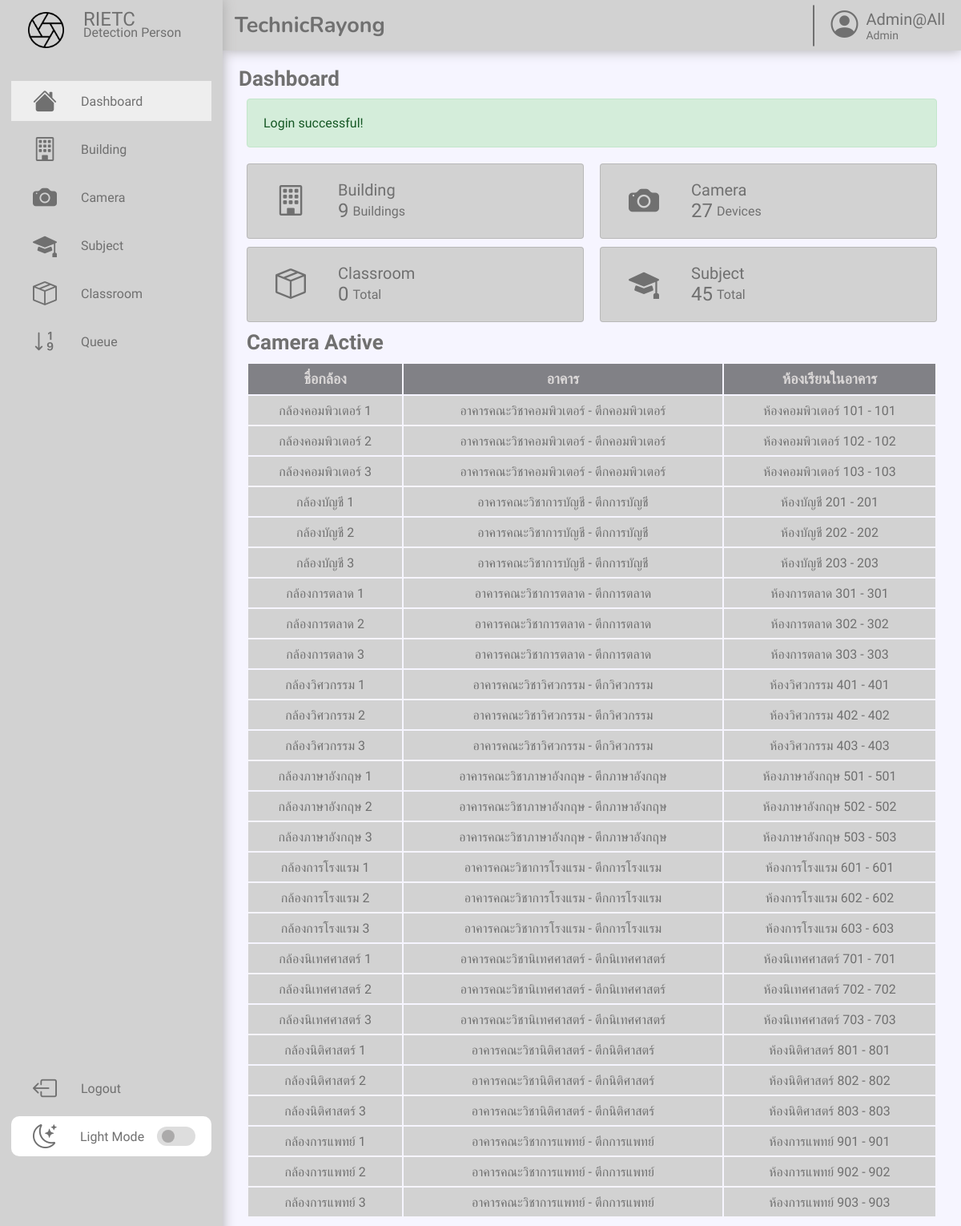
Screenshot of /dashboard.php (signed in) with the database file from the repository.
### tables this page shows
CREATE TABLE camera (
    camera_id INT NOT NULL AUTO_INCREMENT,
    camera_name TEXT,
    status INT,
    building_id INT,
    room_id INT,
    time TIMESTAMP,
    PRIMARY KEY (camera_id),
    FOREIGN KEY (building_id) REFERENCES building(building_id),
    FOREIGN KEY (room_id) REFERENCES room(room_id)
);

CREATE TABLE building (
    building_id INT NOT NULL AUTO_INCREMENT,
    building_fullname TEXT,
    building_name TEXT,
    time TIMESTAMP,
    PRIMARY KEY (building_id)
);

CREATE TABLE room (
    room_id INT NOT NULL AUTO_INCREMENT,
    room_name TEXT,
    room_number TEXT,
    building_id INT,
    time TIMESTAMP,
    PRIMARY KEY (room_id),
    FOREIGN KEY (building_id) REFERENCES building(building_id)
);

### class/building.php (called while the page is built, shortened)
<?php
class Building
{
    private $conn;
    private $table_name = "building";
    public function __construct($db)
    {
        $this->conn = $db;
    }
    public function getBuildings()
    {
        $query = "SELECT *
                  FROM " . $this->table_name;
        $stmt = $this->conn->prepare($query);
        $stmt->execute();
        $results = $stmt->fetchAll(PDO::FETCH_ASSOC);
        return $results;
    }
}

### class/camera.php (called while the page is built, shortened)
<?php
class Camera
{
    private $conn;
    private $table_name = "camera";
    public function __construct($db)
    {
        $this->conn = $db;
    }
    public function getCameras()
    {
        $query = "SELECT *  FROM " . $this->table_name;
        $stmt = $this->conn->prepare($query);
        $stmt->execute();
        $result = $stmt->fetchAll(PDO::FETCH_ASSOC);
        return $result;
    }
    public function getCamerasByStatus($status)
    {
        $query = "
        SELECT
        c.camera_id,
        c.camera_name,
        b.building_fullname,
        b.building_name,
                  r.room_name,
                  r.room_number,
                  c.status
                  FROM
                  " . $this->table_name . " c
                  JOIN
                  building b ON c.building_id = b.building_id
                  JOIN
                  room r ON c.room_id = r.room_id
                  WHERE c.status = :status ";
        $stmt = $this->conn->prepare($query);
        $stmt->bindParam(':status', $status, PDO::PARAM_INT);
        $stmt->execute();
        $result = $stmt->fetchAll(PDO::FETCH_ASSOC);
        return $result;
    }
}

### class/classroom.php (called while the page is built, shortened)
<?php
class Classroom
{
    private $conn;
    private $table_name = "classroom";
    public function __construct($db)
    {
        $this->conn = $db;
    }
    public function getClassrooms()
    {
        $query = "SELECT * FROM " . $this->table_name;
        $stmt = $this->conn->prepare($query);
        $stmt->execute();
        $result = $stmt->fetchAll(PDO::FETCH_ASSOC);
        return $result;
    }
}

### class/department.php (called while the page is built, shortened)
<?php
class Department
{
    private $conn;
    private $subject_table = "subject";
    public function __construct($db)
    {
        $this->conn = $db;
    }
    public function getSubjects()
    {
        $query = "SELECT *  FROM " . $this->subject_table;
        $stmt = $this->conn->prepare($query);
        $stmt->execute();
        $result = $stmt->fetchAll(PDO::FETCH_ASSOC);
        return $result;
    }
}

### dashboard.php (the view, shortened to what this page needs)
<?php
include_once('./class/user.php');
include_once('./class/building.php');
include_once('./class/camera.php');
include_once('./class/department.php');
include_once('./class/classroom.php');
$building = new Building($conn);
$camera = new Camera($conn);
$classroom = new Classroom($conn);
$department = new department($conn);
$buildings = $building->getBuildings();
$cameras = $camera->getCameras();
$cameraDetailsActive = $camera->getCamerasByStatus(1);
$classrooms = $classroom->getClassrooms();
$subjects = $department->getSubjects();
?>
<!DOCTYPE html>
<html lang="en">
<head>
    <link rel="stylesheet" href="./style.css">
    <link href="https://cdn.jsdelivr.net/npm/bootstrap-icons/font/bootstrap-icons.css" rel="stylesheet">
</head>
<body>
    <?php include_once("./assets/components/header.php"); ?>
    <?php include_once("./assets/components/sidebar.php"); ?>
    <div class="container">
        <h1 style=" margin-bottom: inherit; margin-top: inherit;">Dashboard</h1>
    </div>
    <div class="container">
        <?php if (isset($_SESSION['success'])) { ?>
            <div class="alert alert-success" role="alert">
                <?php
                echo $_SESSION['success'];
                ?></div>
        <?php  } ?>
    </div>
    <div class="container">
        <div class="row row-cols-4">
            <div class="col">
                <div class="card">
                    <div class="card-body">
                        <div class="card-icon">
                            <i class="bi bi-building"></i>
                        </div>
                        <div class="card-item">
                            <div class="card-header">
                                <span class="">Building</span>
                            </div>
                            <div class="card-title">
                                <span class="card-text-number"><?php echo count($buildings); ?></span>
                                <span class="card-text"> Buildings</span>
                            </div>
                        </div>
                    </div>
                </div>
            </div>
            <div class="col">
                <div class="card">
                    <div class="card-body">
                        <div class="card-icon">
                            <i class="bi bi-camera-fill"></i>
                        </div>
                        <div class="card-item">
                            <div class="card-header">
                                <span class="">Camera</span>
                            </div>
                            <div class="card-title">
                                <span class="card-text-number"><?php echo count($cameras); ?></span>
                                <span class="card-text"> Devices</span>
                            </div>
                        </div>
                    </div>
                </div>
            </div>
            <div class="col">
                <div class="card">
                    <div class="card-body">
                        <div class="card-icon">
                            <i class="bi bi-box-seam"></i>
                        </div>
                        <div class="card-item">
                            <div class="card-header">
                                <span class="">Classroom</span>
                            </div>
                            <div class="card-title">
                                <span class="card-text-number"><?php echo count($classrooms); ?></span>
                                <span class="card-text"> Total</span>
                            </div>
                        </div>
                    </div>
                </div>
            </div>
            <div class="col">
                <div class="card">
                    <div class="card-body">
                        <div class="card-icon">
                            <i class="bi bi-mortarboard-fill"></i>
                        </div>
                        <div class="card-item">
                            <div class="card-header">
                                <span class="">Subject</span>
                            </div>
                            <div class="card-title">
                                <span class="card-text-number"><?php echo count($subjects); ?></span>
                                <span class="card-text"> Total</span>
                            </div>
                        </div>
                    </div>
                </div>
            </div>
        </div>
    </div>
    <div class="container">
        <div class="row">
            <h1 style="margin-bottom: inherit;padding-left: 10px;">Camera Active</h1>
            <div class="table-responsive">
                <table class="table text-center align-middle table-hover mb-0">
                    <thead class="table-thead">
                        <?php if (empty($cameraDetailsActive)) : ?>
                            <tr>
                                <th scope="col" class="text-center">No camera is on</th>
                            </tr>
                        <?php else : ?>
                            <tr>
                                <th scope="col">ชื่อกล้อง</th>
                                <th scope="col">อาคาร</th>
                                <th scope="col">ห้องเรียนในอาคาร</th>
                            </tr>
                        <?php endif; ?>
                    </thead>
                    <tbody>
                        <?php foreach ($cameraDetailsActive as $detail) : ?>
                            <tr class="table-active">
                                <td scope="row"><?php echo htmlspecialchars($detail['camera_name']) ?></td>
                                <td><?php echo  htmlspecialchars($detail['building_fullname']) . " - " . htmlspecialchars($detail['building_name']) ?></td>
                                <td><?php echo  htmlspecialchars($detail['room_name']) . " - " . htmlspecialchars($detail['room_number']) ?></td>
                            </tr>
                        <?php endforeach; ?>
                    </tbody>
                </table>
            </div>
        </div>
    </div>
</body>
</html>

### style.css (style rules this page uses)
body { margin: initial; height: 100vh; background: var(--body-color); --scrollbar-color: #b1b1b1; --body-color: #f6f5ff; --background-color: #d2d2d2; --primary-color: #eeeeee; --primary-color-light: #ffffff; --hovertable-color: #e0e0e0d8; --sidebar-color: #d2d2d2; --toggle-color: #DDD; --tablerow-color: #bdbdbdd6; --tablehead-color: #3a3b3c9e; --tablehead-text-color: #dad7d7; --text-color: #707070; --shadow-color: #abaaaa; --bs-form-select-bg-img: url(./assets/icons/dark-down.svg); --select-border-color: #d2d2d2; --tran-02: all 0.2s ease; --tran-03: all 0.3s ease; --tran-04: all 0.4s ease; --tran-05: all 0.5s ease; }
.container { display: flex; font-family: 'Kanit', sans-serif; position: relative; top: 63px; flex-direction: row; justify-content: space-between; color: var(--text-color); margin: 10px 20px 0px 298px; }
.container h1 { margin-bottom: inherit; margin-top: inherit; font-size: 26px; }
.row { display: flex; flex-wrap: wrap; width: 100%; height: 25%; }
.row-cols-4>* { flex: 0 0 25%; max-width: auto; padding-left: 10px; padding-right: 10px; }
.col { flex: 1 0 0%; margin-top: 10px; }
.mb-0 { margin-bottom: 0 !important; }
.card { position: relative; display: flex; flex-direction: column; min-width: 0; word-wrap: break-word; background-color: var(--sidebar-color); background-clip: border-box; border: 1px solid rgba(0, 0, 0, 0.125); border-radius: 0.25rem; }
.card-body { display: flex; flex-wrap: wrap; flex-direction: row; flex: 1 0 25%; min-height: 1px; padding: 1.25rem; align-items: center; align-content: center; }
.card-title { margin-bottom: 0rem; display: flex; flex-direction: row; }
.card-header { font-size: 20px; }
.card-text { flex: 1 1 auto; padding: 0px 0px 0px 5px; align-content: center; }
.card-text-number { font-size: 24px; }
.card-icon { width: auto; margin-left: 15px; margin-right: 40px; font-size: 38px; }
.alert { width: 100%; margin: 0px 10px 0px 10px; padding: 20px; align-content: center; color: inherit; background-color: inherit; border: 1px solid transparent; border-radius: .25rem; transition: all .2s ease-in-out; }
.alert-success { color: #155724; background-color: #d4edda; border-color: #c3e6cb; }
.table-responsive { display: block; width: 100%; overflow-x: auto; border-radius: 0.25rem 0.25rem 0rem 0px; }
.table { width: 100%; margin-bottom: 1rem; color: var(--text-color); padding: 10px 10px; }
.table-thead { background-color: var(--tablehead-color); font-size: 18px; color: var(--tablehead-text-color); }
.text-center { text-align: center; }
.table-active { background-color: var(--sidebar-color); height: 36px; }
.align-middle { vertical-align: middle !important; }
.table>:not(caption)>*>* { padding: .5rem .5rem; border-bottom-width: 1px; }
@media screen and (min-width: 600px) { .col { flex: 1 0 50%; } }
@media screen and (min-width: 900px) { .col { flex: 1 0 40%; } }

### rows the page displays
camera: camera_name "กล้องคอมพิวเตอร์ 1", building.building_fullname "อาคารคณะวิชาคอมพิวเตอร์", building.building_name "ตึกคอมพิวเตอร์", room.room_name "ห้องคอมพิวเตอร์ 101", room.room_number "101"
camera: camera_name "กล้องคอมพิวเตอร์ 2", building.building_fullname "อาคารคณะวิชาคอมพิวเตอร์", building.building_name "ตึกคอมพิวเตอร์", room.room_name "ห้องคอมพิวเตอร์ 102", room.room_number "102"
camera: camera_name "กล้องคอมพิวเตอร์ 3", building.building_fullname "อาคารคณะวิชาคอมพิวเตอร์", building.building_name "ตึกคอมพิวเตอร์", room.room_name "ห้องคอมพิวเตอร์ 103", room.room_number "103"
camera: camera_name "กล้องบัญชี 1", building.building_fullname "อาคารคณะวิชาการบัญชี", building.building_name "ตึกการบัญชี", room.room_name "ห้องบัญชี 201", room.room_number "201"
camera: camera_name "กล้องบัญชี 2", building.building_fullname "อาคารคณะวิชาการบัญชี", building.building_name "ตึกการบัญชี", room.room_name "ห้องบัญชี 202", room.room_number "202"
camera: camera_name "กล้องบัญชี 3", building.building_fullname "อาคารคณะวิชาการบัญชี", building.building_name "ตึกการบัญชี", room.room_name "ห้องบัญชี 203", room.room_number "203"
camera: camera_name "กล้องการตลาด 1", building.building_fullname "อาคารคณะวิชาการตลาด", building.building_name "ตึกการตลาด", room.room_name "ห้องการตลาด 301", room.room_number "301"
camera: camera_name "กล้องการตลาด 2", building.building_fullname "อาคารคณะวิชาการตลาด", building.building_name "ตึกการตลาด", room.room_name "ห้องการตลาด 302", room.room_number "302"
camera: camera_name "กล้องการตลาด 3", building.building_fullname "อาคารคณะวิชาการตลาด", building.building_name "ตึกการตลาด", room.room_name "ห้องการตลาด 303", room.room_number "303"
camera: camera_name "กล้องวิศวกรรม 1", building.building_fullname "อาคารคณะวิชาวิศวกรรม", building.building_name "ตึกวิศวกรรม", room.room_name "ห้องวิศวกรรม 401", room.room_number "401"
camera: camera_name "กล้องวิศวกรรม 2", building.building_fullname "อาคารคณะวิชาวิศวกรรม", building.building_name "ตึกวิศวกรรม", room.room_name "ห้องวิศวกรรม 402", room.room_number "402"
camera: camera_name "กล้องวิศวกรรม 3", building.building_fullname "อาคารคณะวิชาวิศวกรรม", building.building_name "ตึกวิศวกรรม", room.room_name "ห้องวิศวกรรม 403", room.room_number "403"
camera: camera_name "กล้องภาษาอังกฤษ 1", building.building_fullname "อาคารคณะวิชาภาษาอังกฤษ", building.building_name "ตึกภาษาอังกฤษ", room.room_name "ห้องภาษาอังกฤษ 501", room.room_number "501"
camera: camera_name "กล้องภาษาอังกฤษ 2", building.building_fullname "อาคารคณะวิชาภาษาอังกฤษ", building.building_name "ตึกภาษาอังกฤษ", room.room_name "ห้องภาษาอังกฤษ 502", room.room_number "502"
camera: camera_name "กล้องภาษาอังกฤษ 3", building.building_fullname "อาคารคณะวิชาภาษาอังกฤษ", building.building_name "ตึกภาษาอังกฤษ", room.room_name "ห้องภาษาอังกฤษ 503", room.room_number "503"
camera: camera_name "กล้องการโรงแรม 1", building.building_fullname "อาคารคณะวิชาการโรงแรม", building.building_name "ตึกการโรงแรม", room.room_name "ห้องการโรงแรม 601", room.room_number "601"
camera: camera_name "กล้องการโรงแรม 2", building.building_fullname "อาคารคณะวิชาการโรงแรม", building.building_name "ตึกการโรงแรม", room.room_name "ห้องการโรงแรม 602", room.room_number "602"
camera: camera_name "กล้องการโรงแรม 3", building.building_fullname "อาคารคณะวิชาการโรงแรม", building.building_name "ตึกการโรงแรม", room.room_name "ห้องการโรงแรม 603", room.room_number "603"
camera: camera_name "กล้องนิเทศศาสตร์ 1", building.building_fullname "อาคารคณะวิชานิเทศศาสตร์", building.building_name "ตึกนิเทศศาสตร์", room.room_name "ห้องนิเทศศาสตร์ 701", room.room_number "701"
camera: camera_name "กล้องนิเทศศาสตร์ 2", building.building_fullname "อาคารคณะวิชานิเทศศาสตร์", building.building_name "ตึกนิเทศศาสตร์", room.room_name "ห้องนิเทศศาสตร์ 702", room.room_number "702"
camera: camera_name "กล้องนิเทศศาสตร์ 3", building.building_fullname "อาคารคณะวิชานิเทศศาสตร์", building.building_name "ตึกนิเทศศาสตร์", room.room_name "ห้องนิเทศศาสตร์ 703", room.room_number "703"
camera: camera_name "กล้องนิติศาสตร์ 1", building.building_fullname "อาคารคณะวิชานิติศาสตร์", building.building_name "ตึกนิติศาสตร์", room.room_name "ห้องนิติศาสตร์ 801", room.room_number "801"
camera: camera_name "กล้องนิติศาสตร์ 2", building.building_fullname "อาคารคณะวิชานิติศาสตร์", building.building_name "ตึกนิติศาสตร์", room.room_name "ห้องนิติศาสตร์ 802", room.room_number "802"
camera: camera_name "กล้องนิติศาสตร์ 3", building.building_fullname "อาคารคณะวิชานิติศาสตร์", building.building_name "ตึกนิติศาสตร์", room.room_name "ห้องนิติศาสตร์ 803", room.room_number "803"
camera: camera_name "กล้องการแพทย์ 1", building.building_fullname "อาคารคณะวิชาการแพทย์", building.building_name "ตึกการแพทย์", room.room_name "ห้องการแพทย์ 901", room.room_number "901"
camera: camera_name "กล้องการแพทย์ 2", building.building_fullname "อาคารคณะวิชาการแพทย์", building.building_name "ตึกการแพทย์", room.room_name "ห้องการแพทย์ 902", room.room_number "902"
camera: camera_name "กล้องการแพทย์ 3", building.building_fullname "อาคารคณะวิชาการแพทย์", building.building_name "ตึกการแพทย์", room.room_name "ห้องการแพทย์ 903", room.room_number "903"

### other values shown
$_SESSION['success'] "Login successful!"
count($buildings) "9"
count($cameras) "27"
count($classrooms) "0"
count($subjects) "45"
